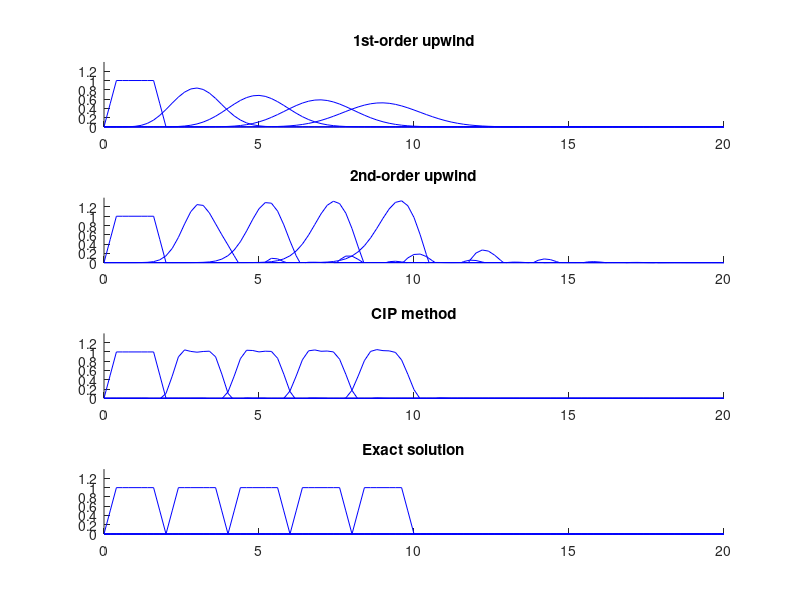

Write MATLAB code to recreate this figure.
function advection_x

clear all;
close all;
format shortG;

%%define capture
CAPTURE = false;

partition=101;
xmax=20;
xx=linspace(0,xmax,partition)';
dxs=diff(xx);
dx=dxs(1);
deltaT=0.02;
u=2;
c=u*deltaT/dx;

global d; global h;
d=0.4; h=1.2;
global A; A=1;
a=A/d;
b=A*(2*d+h)/d;
I=ones(size(xx,1),1);
xlim([0 xmax]);
ymag=1.4;
ylim([0 ymag*A]);

global fx1; global fx2; global fx4;
global f; global g;
global f_next; global g_next;

% first_order_upwind;
% second_order_upwind;
% cip;
% exact_solution;
% hold on;
sp1=subplot(4,1,1);
title('1st-order upwind');
hold on;

sp2=subplot(4,1,2);
title('2nd-order upwind');
hold on;

sp3=subplot(4,1,3);
title('CIP method');
hold on;

sp4=subplot(4,1,4);
title('Exact solution');
hold on;

FigHandle = gcf;
set(FigHandle, 'Position', [100, 100, 1000, 700]);

global fx_init;
fx_init=computeFxInit();

if(CAPTURE)
    writerObj = VideoWriter('newfile.avi');
    open(writerObj);
end
drawWave();
if(CAPTURE)
    close(writerObj);
end
    function drawWave()
        for t=0:deltaT:4
            
            axes(sp1);
            h1=drawFirstUpwind(t);
            
            axes(sp2);
            h2=drawSecondUpwind(t);
            
            axes(sp3);
            h3=drawCIP(t);
            
            axes(sp4);
            h4=drawExact(t);
            
            drawnow;
            if(CAPTURE)
                frame = getframe(gcf);
                writeVideo(writerObj, frame);
            end
            if ((t==0)||(t==1)||(t==2)||(t==3)||(t==4))
                set(h1,'Visible','on');
                set(h2,'Visible','on');
                set(h3,'Visible','on');
                set(h4,'Visible','on');
            else
                set(h1,'Visible','off');
                set(h2,'Visible','off');
                set(h3,'Visible','off');
                set(h4,'Visible','off');
            end
        end
    end

    function h1=drawFirstUpwind(t)
        if t==0 % initialize
            fx1=fx_init;
        else
            fx1_next(1) = fx1(1);
            for idx=2:partition
                fx1_next(idx) = fx1(idx)+c*(fx1(idx-1)-fx1(idx));
            end
            fx1 = fx1_next;
        end
        
        h1=plot(xx,fx1,'b-');
        xlim([0 xmax]);
        ylim([0 ymag*A]);
    end

    function h2=drawSecondUpwind(t)
        if t==0 % initialize
            fx2=fx_init;
        else
            fx2_next(1) = fx2(1)-c/2.0*(3*fx2(1));
            fx2_next(2) = fx2(2)-c/2.0*(-4*fx2(1)+3*fx2(2));
            for idx=3:partition
                fx2_next(idx) = fx2(idx)-c/2*(...
                    fx2(idx-2)-4*fx2(idx-1)+3*fx2(idx));
            end
            fx2 = fx2_next;
        end
        
        h2=plot(xx,fx2,'b-');
        xlim([0 xmax]);
        ylim([0 ymag*A]);
    end

    function h3=drawCIP(t)
        if t==0
            f=fx_init;
            fdash=diff(f)/dx;
            g=vertcat(0,fdash);
            f_next = zeros(size(f));
            g_next = zeros(size(g));
        else
            c0=f(1);
            c1=g(1);
            c2=3*(-f(1))/(dx)^2+(2*g(1))/(dx)^2;
            c3=g(1)/dx^2-2*(f(1))/dx^3;
            f_next(1) = F(c0,c1,c2,c3,-u*deltaT);
            g_next(1) = G(c1,c2,c3,-u*deltaT);
            
            for idx=2:partition
                c0=f(idx);
                c1=g(idx);
                c2=3*(f(idx-1)-f(idx))/dx^2+(2*g(idx)+g(idx-1))/dx;
                c3=(g(idx)+g(idx-1))/dx^2-2*(f(idx)-f(idx-1))/dx^3;
                f_next(idx) = F(c0,c1,c2,c3,-u*deltaT);
                g_next(idx) = G(c1,c2,c3,-u*deltaT);
            end
            f=f_next;
            g=g_next;
        end
        
        h3=plot(xx,f,'b-');
        xlim([0 xmax]);
        ylim([0 ymag*A]);
    end

    function h4=drawExact(t)
        x=xx-u*t;
        rising =a*x.*(x>=0 & x<d);
        holding = A*I.*(x>=d & x<=h+d);
        falling = (-a*x+b*I).*(x>h+d & x<=2*d+h);
        fx4=rising+holding+falling;
        h4=plot(xx,fx4,'b-');
        xlim([0 xmax]);
        ylim([0 ymag*A]);
    end

    function fx=computeFxInit()
        x=xx;
        rising =a*x.*(x>=0 & x<d);
        holding = A*I.*(x>=d & x<=h+d);
        falling = (-a*x+b*I).*(x>h+d & x<=2*d+h);
        fx=rising+holding+falling;
    end

    function ret=F(c0,c1,c2,c3,x)
        ret = c0 + c1*x + c2*x^2 + c3*x^3;
    end

    function ret=G(c1,c2,c3,x)
        ret = c1 + 2*c2*x + 3*c3*x^2;
    end

end